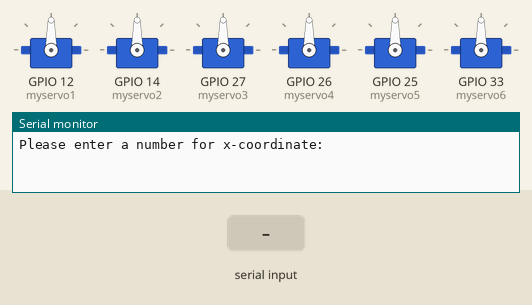
A sketch run on a simulated ESP32. On the bench: 6 × servo, the last lines printed to the serial monitor. The test bench sets the inputs (shaded band).

Above: at 1.2 s.
1.3 s: "5\n" received over Serial
At 3.0 s:
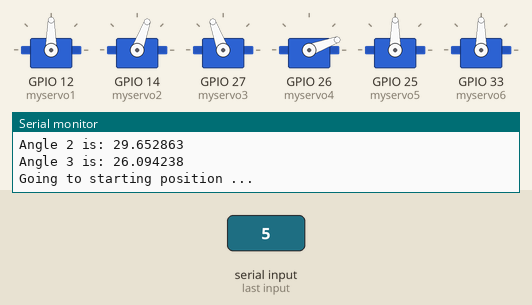
At 6.7 s:
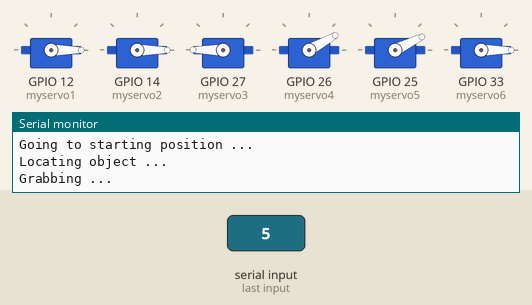
6.8 s: "90,45\n" received over Serial
9.8 s: "5\n" received over Serial
At 12.6 s:
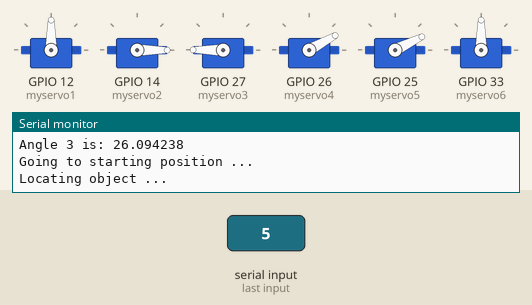
Timing chart, 0 to 17.4 s (numbered marks = the images above; inputs shaded):
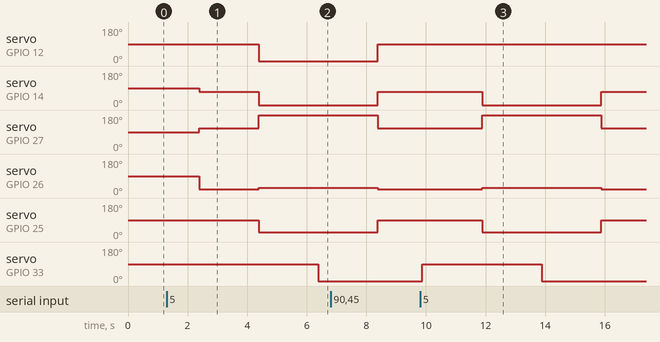

Measured:
- after the input at 1.3 s, servo on GPIO 12 (myservo1): 90° → 0° after 3.1 s; servo on GPIO 14 (myservo2): 90° → 70° after 1.1 s, → 0° 2.0 s later; servo on GPIO 27 (myservo3): 90° → 110° after 1.1 s, → 180° 2.0 s later; servo on GPIO 26 (myservo4): 90° → 20° after 1.1 s, → 29° 2.0 s later; servo on GPIO 25 (myservo5): 90° → 26° after 3.1 s
- after the input at 9.8 s, servo on GPIO 14 (myservo2): 70° → 0° after 2.1 s, → 70° 4.0 s later; servo on GPIO 27 (myservo3): 110° → 180° after 2.1 s, → 110° 4.0 s later

The sketch:

ArmcontrolESP.ino
```cpp
#include <ESP32Servo.h>
#include <math.h>
#include <complex>

double x=10;
double y=5;

const double pi = std::acos(-1);

Servo myservo1;
Servo myservo2;
Servo myservo3;
Servo myservo4;
Servo myservo5;
Servo myservo6;

void setup() {

    Serial.begin(9600);

    while (!Serial);  // Wait for Serial Monitor

    myservo1.attach(12);
    myservo2.attach(14);
    myservo3.attach(27);
    myservo4.attach(26);
    myservo5.attach(25);
    myservo6.attach(33);

}

void loop() {

    Serial.println("Please enter a number for x-coordinate:");

    while (Serial.available() == 0) {
    }

    x = Serial.parseFloat();

    Serial.print("You entered: ");
    Serial.println(x, 6);

    Serial.println("Please enter a number for y-coordinate:");

    while (Serial.available() == 0) {
    }

    y = Serial.parseFloat();

    Serial.print("You entered: ");
    Serial.println(y, 6);

    double L1=10;
    double L2=10;
    double L3=4;
    double H1=5;
    double L=sqrt(x*x + y*y);

    std::complex<double> guess = 1;
    std::complex<double> T1 = pi/2;
    std::complex<double> diff = 1;

    if (L-L3-L1 > sqrt(L2*L2 - H1*H1)) {
        Serial.println("Object cannot be reached");
        return;
    }

    while (std::abs(diff) >= 0.1) {
        guess = asin((L2*sin(acos((L - L3 - L1*cos(T1))/L2)) - H1)/L1);
        diff = T1 - guess;
        T1 = guess;
    }

    double t1 = T1.real();
    double t2 = pi - t1 - acos((L-L3- L1*cos(t1))/L2);
    double t3 = t1 + t2;
    double t4 = pi/2;
    double t5 = atan(x/y);

    t1 = t1 * 180 / pi;
    t2 = t2 * 180 / pi;
    t3 = t3 * 180 / pi;
    t4 = t4 * 180 / pi;
    t5 = t5 * 180 / pi;

    Serial.print("Solved for angles, angle 1 is: ");
    Serial.println(t1, 6);
    Serial.print("Angle 2 is: ");
    Serial.println(t2, 6);
    Serial.print("Angle 3 is: ");
    Serial.println(t3, 6);

    Serial.println("Going to starting position ...");

    myservo1.write(90);
    myservo2.write(70);
    myservo3.write(110);
    myservo4.write(20);
    myservo5.write(90);
    myservo6.write(90);

    delay(2000);

    Serial.println("Locating object ...");

    myservo1.write(90-t5);
    myservo2.write(t1);
    myservo3.write(180-t1);
    myservo4.write(t2);
    myservo5.write(t3);

    delay(2000);

    Serial.println("Grabbing ...");

    myservo6.write(0);

    delay(2000);

    Serial.println("Retracting ...");

    myservo1.write(90);
    myservo2.write(70);
    myservo3.write(110);
    myservo4.write(20);
    myservo5.write(90);

}
```
